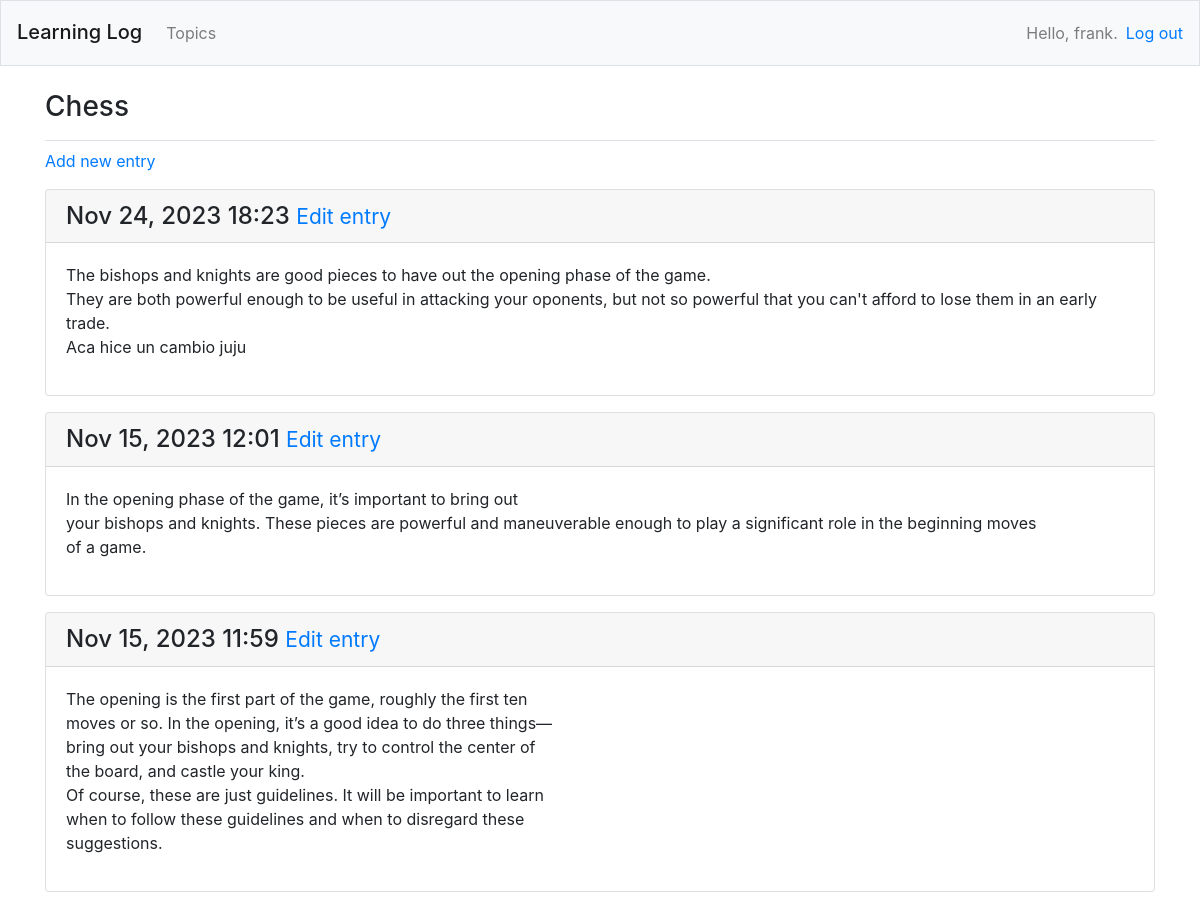
The page /topics/1/ (signed in) on the database its author committed.
### learning_logs/models.py (models this page shows, shortened)
class Topic(models.Model):
    text = models.CharField(max_length=200)
    date_added = models.DateTimeField(auto_now_add=True)
    owner = models.ForeignKey(User, on_delete=models.CASCADE)
    def __str__(self):
        return self.text

class Entry(models.Model):
    topic = models.ForeignKey(Topic, on_delete=models.CASCADE)
    text = models.TextField()
    date_added = models.DateTimeField(auto_now_add=True) # It allows to present entries in the order they were created
    class Meta:
        verbose_name_plural = "entries"

### learning_logs/views.py (the view)
# urls.py: path('topics/<int:topic_id>/', views.topic, name = 'topic'), # /<int:topic_id>/ captures a numerical value and assigns it to the variable topic_id.
@login_required
def topic(request, topic_id): # accepts the value captured by the expression /<int:topic_id>/ .
    topic = Topic.objects.get(id = topic_id)
    if topic.owner != request.user:
        raise Http404
    entries = topic.entry_set.order_by('-date_added') # the '-' sorts the results in reverse order.
    context = {'topic':topic , 'entries':entries}
    return render(request, 'learning_logs/topic.html', context)

### learning_logs/templates/learning_logs/topic.html
{% extends 'learning_logs/base.html' %}
{% block page_header %}
  <h3>{{ topic }}</h3>
{% endblock page_header %}
{% block content %}
  <p>
    <a href="{% url 'learning_logs:new_entry' topic.id %}">Add new entry</a>
  </p>
  {% for entry in entries %}
    <div class="card mb-3">
      <h4 class="card-header">
        {{ entry.date_added|date:'M d, Y H:i' }}
        <small>
          <a href="{% url 'learning_logs:edit_entry' entry.id %}">Edit entry</a>
        </small>
      </h4>
      <div class="card-body">
        {{ entry.text|linebreaks}}
      </div>
    </div>
  {% empty %}
    <p> There are no entries for this topic yet. </p>
  {% endfor %}
{% endblock content %}

### learning_logs/templates/learning_logs/base.html (shortened to what this page needs)
{% load bootstrap4 %}
<!DOCTYPE html>
<html lang="en">
<head>
  {% bootstrap_css %}
</head>
<body>
  <nav class="navbar navbar-expand-md navbar-light bg-light mb-4 border">
    <h2><a class="navbar-brand" href="{% url 'learning_logs:index' %}"> Learning Log </a></h2>
    <div class="collapse navbar-collapse" id="navbarCollapse">
      <ul class="navbar-nav mr-auto">
        <li class="nav-item">
          <a class="nav-link" href="{% url 'learning_logs:topics' %}"> Topics </a>
        </li>
      </ul>
      <ul class="navbar-nav ml-auto">
        {% if user.is_authenticated %}
          <li class="navbar-item pr-2">
            <span class="navbar-text"}">Hello, {{ user.username }}.</span>
          </li>
          <li class="navbar-item pt-2">
            <a class="navbar-link" href="{% url 'users:logout' %}">Log out</a>
          </li>
        {% endif %}
      </ul>
    </div>
  </nav>
  <main role="main" class="container">
    <div class="pb-2 mb-2 border-bottom">
      {% block page_header %} {% endblock page_header %}
    </div>
    <div>
      {% block content %} {% endblock content %}
    </div>
  </main>
</body>
</html>

### rows shown on the page
Topic: text "Chess"
Entry: date_added "Nov 24, 2023 18:23", text "The bishops and knights are good pieces to have out the opening phase of the game. They are both powerful enough to be useful in attacking your oponents, but not so powerful that you can't afford to lose them in an early trade. Aca hice un cambio juju"
Entry: date_added "Nov 15, 2023 12:01", text "In the opening phase of the game, it’s important to bring out your bishops and knights. These pieces are powerful and maneuverable enough to play a significant role in the beginning moves of a game."
Entry: date_added "Nov 15, 2023 11:59", text "The opening is the first part of the game, roughly the first ten moves or so. In the opening, it’s a good idea to do three things— bring out your bishops and knights, try to control the center of the board, and castle your king. Of course, these are just guidelines. It will be important to learn when to follow these guidelines and when to disregard these suggestions."

### other values the page prints
{{ user.username }} "frank"
